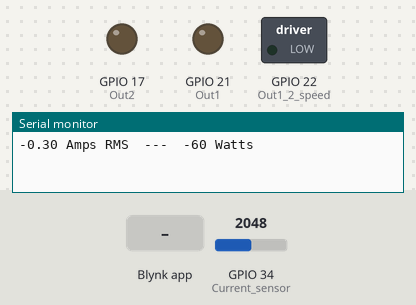
Recording of a sketch running on a simulated ESP32. Shown: switched loads named in the sketch (green lamp = pin HIGH), output pins drawn as LEDs (lit = HIGH), the last lines printed to the serial monitor. Inputs (shaded band) come from the test bench; at power-on: GPIO 34 (Current_sensor) = 2048. WiFi joins after 1.5 s; servers stay silent unless stated.

Above: at 3.0 s.
3.1 s: Blynk app writes 1 to V0
At 4.6 s:
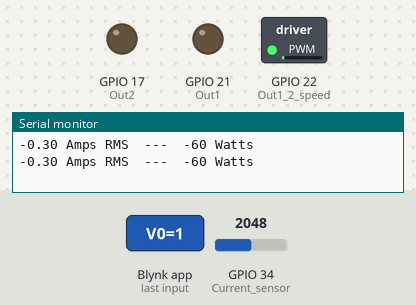
5.4 s: Blynk app writes 200 to V0
At 7.2 s:
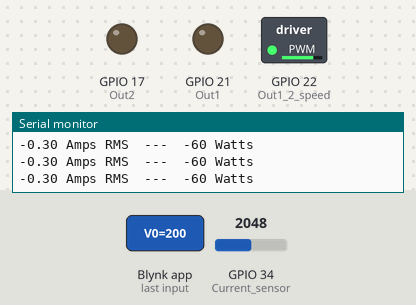
7.5 s: Blynk app writes 1 to V1
At 9.0 s:
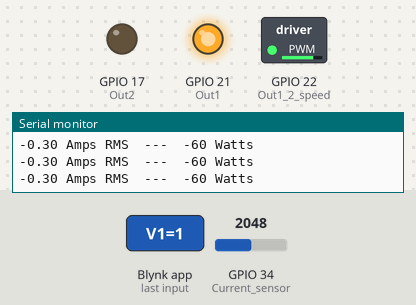
9.6 s: Blynk app writes 0 to V0
At 10.6 s:
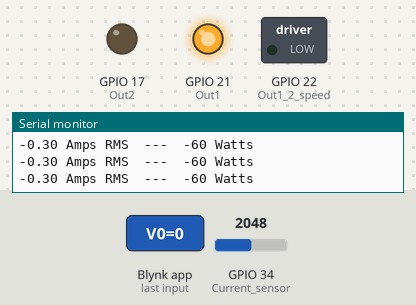
11.7 s: Blynk app writes 0 to V1
At 13.4 s:
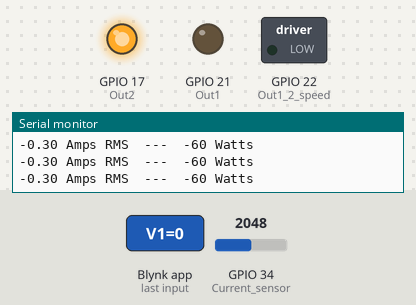
13.8 s: Blynk app writes 1 to V0
At 15.0 s:
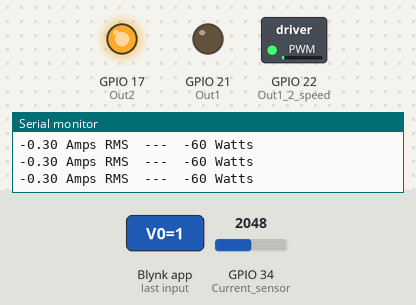
Timing chart, 0 to 16.8 s (numbered marks = the images above; inputs shaded):
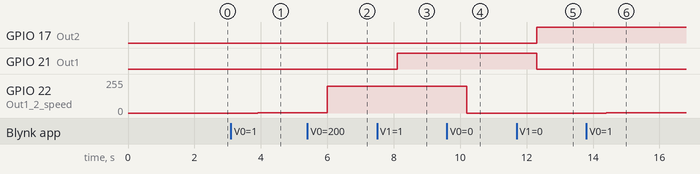

Measured:
- after the input at 3.1 s, GPIO 22 (Out1_2_speed): 0/255 → 1/255 after 0.80 s
- after the input at 5.4 s, GPIO 22 (Out1_2_speed): 1/255 → 199/255 after 0.60 s
- after the input at 7.5 s, GPIO 21 (Out1): LOW → HIGH after 0.60 s
- after the input at 9.6 s, GPIO 22 (Out1_2_speed): 199/255 → 0/255 after 0.60 s
- after the input at 11.7 s, GPIO 17 (Out2): LOW → HIGH after 0.60 s; GPIO 21 (Out1): HIGH → LOW after 0.60 s
- after the input at 13.8 s, GPIO 22 (Out1_2_speed): 0/255 → 1/255 after 0.60 s

The sketch:

test1.ino
```cpp
#define BLYNK_TEMPLATE_ID "TMPL3D-mYac_r"
#define BLYNK_TEMPLATE_NAME "Motor"
#define BLYNK_AUTH_TOKEN "JTcLBwpeIz65KDvFa7MW3l8WeKNrBwUE"
#define BLYNK_PRINT Serial

#include <WiFi.h>
#include <WiFiClient.h>
#include <BlynkSimpleEsp32.h>

#define Current_sensor 34
#define Out1 21
#define Out2 17
#define Out1_2_speed 22

int ledchannel = 0;
int freq = 5000;
int resolution = 8;
int mVperAmp = 185;           // this the 5A version of the ACS712 -use 100 for 20A Module and 66 for 30A Module
int Watt = 0;
double Voltage = 0;
double VRMS = 0;
double AmpsRMS = 0;

char ssid[] = "SAIF_PC";
char pass[] = "a1234567";

void setup() {
  Serial.begin(115200);
  Blynk.begin(BLYNK_AUTH_TOKEN, ssid, pass);
  pinMode(Out1, OUTPUT);
  pinMode(Out2, OUTPUT);
  pinMode(Out1_2_speed, OUTPUT);
  ledcSetup(ledchannel, freq, resolution);
  ledcAttachPin(Out1_2_speed,ledchannel);
  ledcWrite(ledchannel,0);
  digitalWrite(Out1, LOW);
  digitalWrite(Out2, LOW);
}
float getVPP()
{
  float result;
  int readValue;                // value read from the sensor
  int maxValue = 0;             // store max value here
  int minValue = 4096;          // store min value here ESP32 ADC resolution

   uint32_t start_time = millis();
   while((millis()-start_time) < 1000) //sample for 1 Sec
   {
       readValue = analogRead(Current_sensor);
       // see if you have a new maxValue
       if (readValue > maxValue)
       {
           /*record the maximum sensor value*/
           maxValue = readValue;
       }
       if (readValue < minValue)
       {
           /*record the minimum sensor value*/
           minValue = readValue;
       }
   }

   // Subtract min from max
   result = ((maxValue - minValue) * 3.3)/4096.0; //ESP32 ADC resolution 4096

   return result;
 }

void get_current(){
  Voltage = getVPP();
  VRMS = (Voltage/2.0) *0.707;   //root 2 is 0.707
  AmpsRMS = ((VRMS * 1000)/mVperAmp)-0.3; //0.3 is the error I got for my sensor

  Serial.print(AmpsRMS);
  Serial.print(" Amps RMS  ---  ");
  Watt = (AmpsRMS*240/1.2);
  // note: 1.2 is my own empirically established calibration factor
// as the voltage measured at D34 depends on the length of the OUT-to-D34 wire
// 240 is the main AC power voltage – this parameter changes locally
  Serial.print(Watt);
  Serial.println(" Watts");
  delay(50);
}

void motor_speed_control(int speed, int direction){
  ledcWrite(ledchannel,speed);
  if(direction == 1){
    digitalWrite(Out1, HIGH);
    digitalWrite(Out2, LOW);
  }
  else{
    digitalWrite(Out1, LOW);
    digitalWrite(Out2, HIGH);
  }
}

BLYNK_WRITE(V0)
{
  int fanspeed = param.asInt();
  ledcWrite(ledchannel,fanspeed);
}
BLYNK_WRITE(V1)
{

    int pinvalue = param.asInt();
    if(pinvalue==1)
    {
      digitalWrite(Out1, HIGH);
      digitalWrite(Out2, LOW);
      Blynk.virtualWrite(V1, HIGH);
    }
    else
    {
      digitalWrite(Out1, LOW);
      digitalWrite(Out2, HIGH);
      Blynk.virtualWrite(V1, LOW);
    }

}
BLYNK_WRITE(V2)
{

    int pinvalue = param.asInt();
    if(pinvalue==1)
    {
      Blynk.virtualWrite(V1, HIGH);
    }
    else
    {
      digitalWrite(Out1, LOW);
      digitalWrite(Out2, LOW);
    }

}

void loop() {
  get_current();
  Blynk.run();
  //motor_speed_control(255, 1);
}
```
